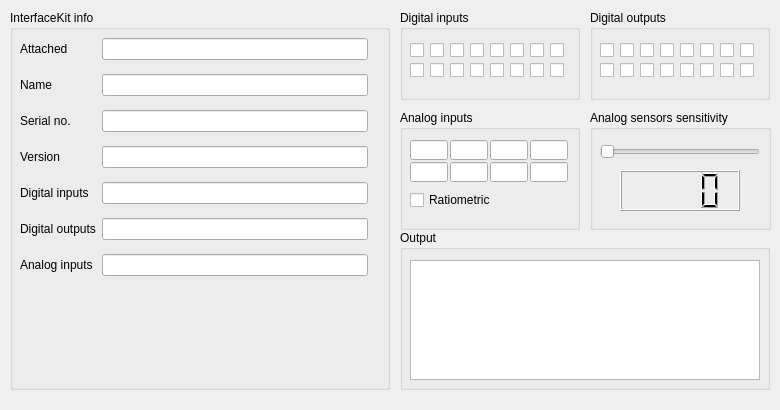
<?xml version="1.0" encoding="UTF-8"?>
<ui version="4.0">
 <class>Form</class>
 <widget class="QWidget" name="Form">
  <property name="geometry">
   <rect>
    <x>0</x>
    <y>0</y>
    <width>780</width>
    <height>410</height>
   </rect>
  </property>
  <property name="sizePolicy">
   <sizepolicy hsizetype="Fixed" vsizetype="Fixed">
    <horstretch>0</horstretch>
    <verstretch>0</verstretch>
   </sizepolicy>
  </property>
  <property name="minimumSize">
   <size>
    <width>780</width>
    <height>400</height>
   </size>
  </property>
  <property name="maximumSize">
   <size>
    <width>780</width>
    <height>410</height>
   </size>
  </property>
  <property name="windowTitle">
   <string>Form</string>
  </property>
  <widget class="QGroupBox" name="groupBoxInterfaceKit">
   <property name="geometry">
    <rect>
     <x>10</x>
     <y>10</y>
     <width>380</width>
     <height>380</height>
    </rect>
   </property>
   <property name="title">
    <string>InterfaceKit info</string>
   </property>
   <widget class="QWidget" name="layoutWidget">
    <property name="geometry">
     <rect>
      <x>10</x>
      <y>20</y>
      <width>348</width>
      <height>261</height>
     </rect>
    </property>
    <layout class="QGridLayout" name="gridLayout">
     <item row="0" column="0">
      <widget class="QLabel" name="labelAttached">
       <property name="text">
        <string>Attached</string>
       </property>
      </widget>
     </item>
     <item row="0" column="1">
      <widget class="QLineEdit" name="lineEditAttached"/>
     </item>
     <item row="1" column="0">
      <widget class="QLabel" name="labelName">
       <property name="text">
        <string>Name</string>
       </property>
      </widget>
     </item>
     <item row="2" column="0">
      <widget class="QLabel" name="labelSerial">
       <property name="text">
        <string>Serial no.</string>
       </property>
      </widget>
     </item>
     <item row="2" column="1">
      <widget class="QLineEdit" name="lineEditSerial"/>
     </item>
     <item row="3" column="0">
      <widget class="QLabel" name="labelVersion">
       <property name="text">
        <string>Version</string>
       </property>
      </widget>
     </item>
     <item row="3" column="1">
      <widget class="QLineEdit" name="lineEditVersion"/>
     </item>
     <item row="4" column="0">
      <widget class="QLabel" name="labelDigiInputs">
       <property name="text">
        <string>Digital inputs</string>
       </property>
      </widget>
     </item>
     <item row="4" column="1">
      <widget class="QLineEdit" name="lineEditDigiInput"/>
     </item>
     <item row="5" column="0">
      <widget class="QLabel" name="labelDigiOutputs">
       <property name="text">
        <string>Digital outputs</string>
       </property>
      </widget>
     </item>
     <item row="5" column="1">
      <widget class="QLineEdit" name="lineEditDigiOutput"/>
     </item>
     <item row="6" column="0">
      <widget class="QLabel" name="labelAnalogInputs">
       <property name="text">
        <string>Analog inputs</string>
       </property>
      </widget>
     </item>
     <item row="6" column="1">
      <widget class="QLineEdit" name="lineEditAnalogInput"/>
     </item>
     <item row="1" column="1">
      <widget class="QLineEdit" name="lineEditName"/>
     </item>
    </layout>
   </widget>
  </widget>
  <widget class="QGroupBox" name="groupBoxDigiIn">
   <property name="geometry">
    <rect>
     <x>400</x>
     <y>10</y>
     <width>180</width>
     <height>90</height>
    </rect>
   </property>
   <property name="title">
    <string>Digital inputs</string>
   </property>
   <widget class="QCheckBox" name="checkBox0">
    <property name="geometry">
     <rect>
      <x>10</x>
      <y>30</y>
      <width>21</width>
      <height>21</height>
     </rect>
    </property>
    <property name="text">
     <string/>
    </property>
   </widget>
   <widget class="QCheckBox" name="checkBox1">
    <property name="geometry">
     <rect>
      <x>30</x>
      <y>30</y>
      <width>21</width>
      <height>21</height>
     </rect>
    </property>
    <property name="text">
     <string/>
    </property>
   </widget>
   <widget class="QCheckBox" name="checkBox2">
    <property name="geometry">
     <rect>
      <x>50</x>
      <y>30</y>
      <width>21</width>
      <height>21</height>
     </rect>
    </property>
    <property name="text">
     <string/>
    </property>
   </widget>
   <widget class="QCheckBox" name="checkBox3">
    <property name="geometry">
     <rect>
      <x>70</x>
      <y>30</y>
      <width>21</width>
      <height>21</height>
     </rect>
    </property>
    <property name="text">
     <string/>
    </property>
   </widget>
   <widget class="QCheckBox" name="checkBox4">
    <property name="geometry">
     <rect>
      <x>90</x>
      <y>30</y>
      <width>21</width>
      <height>21</height>
     </rect>
    </property>
    <property name="text">
     <string/>
    </property>
   </widget>
   <widget class="QCheckBox" name="checkBox5">
    <property name="geometry">
     <rect>
      <x>110</x>
      <y>30</y>
      <width>21</width>
      <height>21</height>
     </rect>
    </property>
    <property name="text">
     <string/>
    </property>
   </widget>
   <widget class="QCheckBox" name="checkBox6">
    <property name="geometry">
     <rect>
      <x>130</x>
      <y>30</y>
      <width>21</width>
      <height>21</height>
     </rect>
    </property>
    <property name="text">
     <string/>
    </property>
   </widget>
   <widget class="QCheckBox" name="checkBox7">
    <property name="geometry">
     <rect>
      <x>150</x>
      <y>30</y>
      <width>21</width>
      <height>21</height>
     </rect>
    </property>
    <property name="text">
     <string/>
    </property>
   </widget>
   <widget class="QCheckBox" name="checkBox8">
    <property name="geometry">
     <rect>
      <x>10</x>
      <y>50</y>
      <width>21</width>
      <height>21</height>
     </rect>
    </property>
    <property name="text">
     <string/>
    </property>
   </widget>
   <widget class="QCheckBox" name="checkBox9">
    <property name="geometry">
     <rect>
      <x>30</x>
      <y>50</y>
      <width>21</width>
      <height>21</height>
     </rect>
    </property>
    <property name="text">
     <string/>
    </property>
   </widget>
   <widget class="QCheckBox" name="checkBox10">
    <property name="geometry">
     <rect>
      <x>50</x>
      <y>50</y>
      <width>21</width>
      <height>21</height>
     </rect>
    </property>
    <property name="text">
     <string/>
    </property>
   </widget>
   <widget class="QCheckBox" name="checkBox11">
    <property name="geometry">
     <rect>
      <x>70</x>
      <y>50</y>
      <width>21</width>
      <height>21</height>
     </rect>
    </property>
    <property name="text">
     <string/>
    </property>
   </widget>
   <widget class="QCheckBox" name="checkBox12">
    <property name="geometry">
     <rect>
      <x>90</x>
      <y>50</y>
      <width>21</width>
      <height>21</height>
     </rect>
    </property>
    <property name="text">
     <string/>
    </property>
   </widget>
   <widget class="QCheckBox" name="checkBox13">
    <property name="geometry">
     <rect>
      <x>110</x>
      <y>50</y>
      <width>21</width>
      <height>21</height>
     </rect>
    </property>
    <property name="text">
     <string/>
    </property>
   </widget>
   <widget class="QCheckBox" name="checkBox14">
    <property name="geometry">
     <rect>
      <x>130</x>
      <y>50</y>
      <width>21</width>
      <height>21</height>
     </rect>
    </property>
    <property name="text">
     <string/>
    </property>
   </widget>
   <widget class="QCheckBox" name="checkBox15">
    <property name="geometry">
     <rect>
      <x>150</x>
      <y>50</y>
      <width>21</width>
      <height>21</height>
     </rect>
    </property>
    <property name="text">
     <string/>
    </property>
   </widget>
  </widget>
  <widget class="QGroupBox" name="groupBoxDigiOut">
   <property name="geometry">
    <rect>
     <x>590</x>
     <y>10</y>
     <width>180</width>
     <height>90</height>
    </rect>
   </property>
   <property name="title">
    <string>Digital outputs</string>
   </property>
   <widget class="QCheckBox" name="checkBox19">
    <property name="geometry">
     <rect>
      <x>70</x>
      <y>30</y>
      <width>21</width>
      <height>21</height>
     </rect>
    </property>
    <property name="text">
     <string/>
    </property>
   </widget>
   <widget class="QCheckBox" name="checkBox27">
    <property name="geometry">
     <rect>
      <x>70</x>
      <y>50</y>
      <width>21</width>
      <height>21</height>
     </rect>
    </property>
    <property name="text">
     <string/>
    </property>
   </widget>
   <widget class="QCheckBox" name="checkBox30">
    <property name="geometry">
     <rect>
      <x>130</x>
      <y>50</y>
      <width>21</width>
      <height>21</height>
     </rect>
    </property>
    <property name="text">
     <string/>
    </property>
   </widget>
   <widget class="QCheckBox" name="checkBox20">
    <property name="geometry">
     <rect>
      <x>90</x>
      <y>30</y>
      <width>21</width>
      <height>21</height>
     </rect>
    </property>
    <property name="text">
     <string/>
    </property>
   </widget>
   <widget class="QCheckBox" name="checkBox24">
    <property name="geometry">
     <rect>
      <x>10</x>
      <y>50</y>
      <width>21</width>
      <height>21</height>
     </rect>
    </property>
    <property name="text">
     <string/>
    </property>
   </widget>
   <widget class="QCheckBox" name="checkBox25">
    <property name="geometry">
     <rect>
      <x>30</x>
      <y>50</y>
      <width>21</width>
      <height>21</height>
     </rect>
    </property>
    <property name="text">
     <string/>
    </property>
   </widget>
   <widget class="QCheckBox" name="checkBox23">
    <property name="geometry">
     <rect>
      <x>150</x>
      <y>30</y>
      <width>21</width>
      <height>21</height>
     </rect>
    </property>
    <property name="text">
     <string/>
    </property>
   </widget>
   <widget class="QCheckBox" name="checkBox22">
    <property name="geometry">
     <rect>
      <x>130</x>
      <y>30</y>
      <width>21</width>
      <height>21</height>
     </rect>
    </property>
    <property name="text">
     <string/>
    </property>
   </widget>
   <widget class="QCheckBox" name="checkBox31">
    <property name="geometry">
     <rect>
      <x>150</x>
      <y>50</y>
      <width>21</width>
      <height>21</height>
     </rect>
    </property>
    <property name="text">
     <string/>
    </property>
   </widget>
   <widget class="QCheckBox" name="checkBox17">
    <property name="geometry">
     <rect>
      <x>30</x>
      <y>30</y>
      <width>21</width>
      <height>21</height>
     </rect>
    </property>
    <property name="text">
     <string/>
    </property>
   </widget>
   <widget class="QCheckBox" name="checkBox26">
    <property name="geometry">
     <rect>
      <x>50</x>
      <y>50</y>
      <width>21</width>
      <height>21</height>
     </rect>
    </property>
    <property name="text">
     <string/>
    </property>
   </widget>
   <widget class="QCheckBox" name="checkBox29">
    <property name="geometry">
     <rect>
      <x>110</x>
      <y>50</y>
      <width>21</width>
      <height>21</height>
     </rect>
    </property>
    <property name="text">
     <string/>
    </property>
   </widget>
   <widget class="QCheckBox" name="checkBox21">
    <property name="geometry">
     <rect>
      <x>110</x>
      <y>30</y>
      <width>21</width>
      <height>21</height>
     </rect>
    </property>
    <property name="text">
     <string/>
    </property>
   </widget>
   <widget class="QCheckBox" name="checkBox28">
    <property name="geometry">
     <rect>
      <x>90</x>
      <y>50</y>
      <width>21</width>
      <height>21</height>
     </rect>
    </property>
    <property name="text">
     <string/>
    </property>
   </widget>
   <widget class="QCheckBox" name="checkBox18">
    <property name="geometry">
     <rect>
      <x>50</x>
      <y>30</y>
      <width>21</width>
      <height>21</height>
     </rect>
    </property>
    <property name="text">
     <string/>
    </property>
   </widget>
   <widget class="QCheckBox" name="checkBox16">
    <property name="geometry">
     <rect>
      <x>10</x>
      <y>30</y>
      <width>21</width>
      <height>21</height>
     </rect>
    </property>
    <property name="text">
     <string/>
    </property>
   </widget>
  </widget>
  <widget class="QGroupBox" name="groupBoxAnalogIn">
   <property name="geometry">
    <rect>
     <x>400</x>
     <y>110</y>
     <width>180</width>
     <height>120</height>
    </rect>
   </property>
   <property name="title">
    <string>Analog inputs</string>
   </property>
   <widget class="QLineEdit" name="lineEditAnalogIn0">
    <property name="geometry">
     <rect>
      <x>10</x>
      <y>30</y>
      <width>38</width>
      <height>20</height>
     </rect>
    </property>
   </widget>
   <widget class="QLineEdit" name="lineEditAnalogIn1">
    <property name="geometry">
     <rect>
      <x>50</x>
      <y>30</y>
      <width>38</width>
      <height>20</height>
     </rect>
    </property>
   </widget>
   <widget class="QLineEdit" name="lineEditAnalogIn2">
    <property name="geometry">
     <rect>
      <x>90</x>
      <y>30</y>
      <width>38</width>
      <height>20</height>
     </rect>
    </property>
   </widget>
   <widget class="QLineEdit" name="lineEditAnalogIn3">
    <property name="geometry">
     <rect>
      <x>130</x>
      <y>30</y>
      <width>38</width>
      <height>20</height>
     </rect>
    </property>
   </widget>
   <widget class="QLineEdit" name="lineEditAnalogIn4">
    <property name="geometry">
     <rect>
      <x>10</x>
      <y>52</y>
      <width>38</width>
      <height>20</height>
     </rect>
    </property>
   </widget>
   <widget class="QLineEdit" name="lineEditAnalogIn5">
    <property name="geometry">
     <rect>
      <x>50</x>
      <y>52</y>
      <width>38</width>
      <height>20</height>
     </rect>
    </property>
   </widget>
   <widget class="QLineEdit" name="lineEditAnalogIn6">
    <property name="geometry">
     <rect>
      <x>90</x>
      <y>52</y>
      <width>38</width>
      <height>20</height>
     </rect>
    </property>
   </widget>
   <widget class="QLineEdit" name="lineEditAnalogIn7">
    <property name="geometry">
     <rect>
      <x>130</x>
      <y>52</y>
      <width>38</width>
      <height>20</height>
     </rect>
    </property>
   </widget>
   <widget class="QCheckBox" name="checkBoxRatiometric">
    <property name="geometry">
     <rect>
      <x>10</x>
      <y>80</y>
      <width>100</width>
      <height>20</height>
     </rect>
    </property>
    <property name="text">
     <string>Ratiometric</string>
    </property>
   </widget>
  </widget>
  <widget class="QGroupBox" name="groupBoxSensitivity">
   <property name="geometry">
    <rect>
     <x>590</x>
     <y>110</y>
     <width>181</width>
     <height>120</height>
    </rect>
   </property>
   <property name="title">
    <string>Analog sensors sensitivity</string>
   </property>
   <widget class="QSlider" name="sliderSensitivity">
    <property name="geometry">
     <rect>
      <x>10</x>
      <y>30</y>
      <width>160</width>
      <height>23</height>
     </rect>
    </property>
    <property name="orientation">
     <enum>Qt::Horizontal</enum>
    </property>
   </widget>
   <widget class="QLCDNumber" name="lcdSensitivity">
    <property name="geometry">
     <rect>
      <x>30</x>
      <y>60</y>
      <width>120</width>
      <height>41</height>
     </rect>
    </property>
    <property name="frameShape">
     <enum>QFrame::Box</enum>
    </property>
    <property name="midLineWidth">
     <number>0</number>
    </property>
    <property name="digitCount">
     <number>4</number>
    </property>
    <property name="segmentStyle">
     <enum>QLCDNumber::Filled</enum>
    </property>
   </widget>
  </widget>
  <widget class="QGroupBox" name="groupBoxOutput">
   <property name="geometry">
    <rect>
     <x>400</x>
     <y>230</y>
     <width>370</width>
     <height>160</height>
    </rect>
   </property>
   <property name="title">
    <string>Output</string>
   </property>
   <widget class="QTextEdit" name="textEditOutputLog">
    <property name="geometry">
     <rect>
      <x>10</x>
      <y>30</y>
      <width>350</width>
      <height>120</height>
     </rect>
    </property>
   </widget>
  </widget>
 </widget>
 <resources/>
 <connections/>
</ui>
